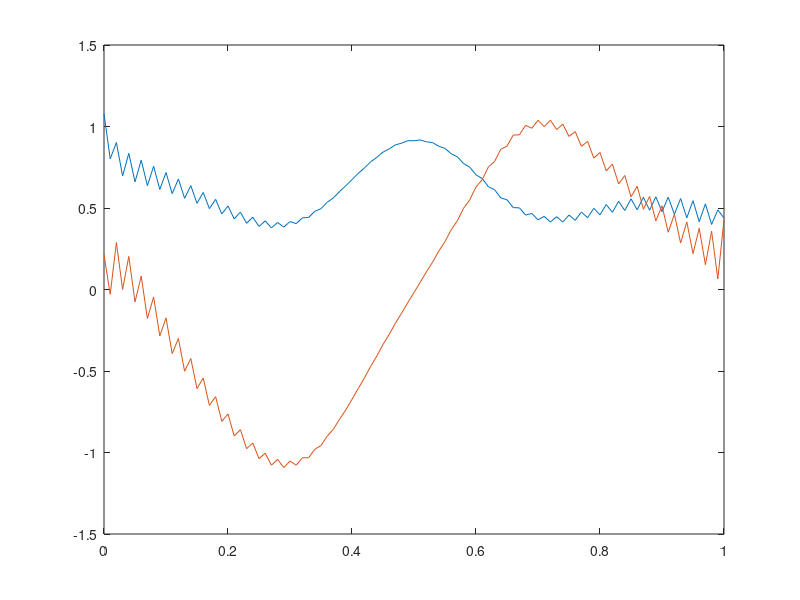

Recreate this plot in MATLAB.
%initialize parameters
t0=0;
tf=1;
L=100;
N=100;

%define space mesh
dx = 1/L;
x = 0:dx:1;
x = x';

%set inital funcitons  
InitialPressure = sin(pi * x)';
InitialVelocity = cos(pi * x)';


% define time mesh
dt = dx;
t = t0:dt:tf;

%wave speed details
rho0 = 2;                 %density
K0 = .25;                   %bulk modulus
rho1=3;
K1=.33;
%impedence, does this vary????
Z0 = rho0 * K0;             
Z1=rho1*K1;
%Zmatrix=[Z1 Z0;1 1];

A = [0 K0; 1 / rho0 0];       %wave speed
R = [-Z0 Z0 ; 1 1];         

%CFL number
mu = A*dt/dx;

%preallocate u, set initial value using intital condition
U =struct('PressureEdge1', zeros(N+1,L+1), 'VelocityEdge1',zeros(N+1,L+1),...
    'PressureEdge2', zeros(N+1,L+1), 'VelocityEdge2',zeros(N+1,L+1));
U(:).PressureEdge1(1,:) = InitialPressure(1:N+1);
U(:).VelocityEdge1(1,:) = InitialVelocity(1:N+1);
U(:).PressureEdge2(1,:) = InitialPressure(N+1:end);
U(:).VelocityEdge2(1,:) = InitialVelocity(N+1:end);



%struct to store w,z at junctions
%w left moving 
%z right moving
C=struct('w0', zeros(N+1,2), 'z0',zeros(N+1,2),...
    'w1', zeros(N+1,2), 'z1',zeros(N+1,2));

%loop through time
for n=1:N
    %loop through space
    for j=2:L
%u(n + 1,j)= (u(n,j - 1) + u(n,j + 1))/2 -(mu/2)*(u(n,j + 1) - u(n,j - 1))

      prev=(cell2mat({U.PressureEdge1(n,j-1),U.VelocityEdge1(n,j-1)}))';
      next=(cell2mat({U.PressureEdge1(n,j+1),U.VelocityEdge1(n,j+1)}))';
      newU= (prev + next)/ 2 - (mu/ 2) * (next - prev);

      U.PressureEdge1(n + 1 , j)=newU(1);
      U.VelocityEdge1(n + 1 , j)=newU(2);
      
      prev=(cell2mat({U.PressureEdge2(n,j-1),U.VelocityEdge2(n,j-1)}))';
      next=(cell2mat({U.PressureEdge2(n,j+1),U.VelocityEdge2(n,j+1)}))';
      newU= (prev + next)/ 2 - (mu/ 2) * (next - prev);

      U.PressureEdge2(n + 1 , j)=newU(1);
      U.VelocityEdge2(n + 1 , j)=newU(2);
    end

    %Jucntions
    j=1;

    %calc chars using pres/vel
    prev=(cell2mat({U.PressureEdge1(n,j),U.VelocityEdge1(n,j)}))';
    prev= R*prev;
    next=(cell2mat({U.PressureEdge1(n,j+1),U.VelocityEdge1(n,j+1)}))';
    next= R*next;
    
    %z(x^n)=mu*(z_(L)-z_(L-1))+z_L...linear interpolation for known char
    curr = prev - mu*(prev - next);
    %set w char value at junction 
    C.w0(n+1,j)=curr(1);

    %calc chars using pres/vel
    j = L+1;
    prev=(cell2mat({U.PressureEdge1(n,j-1),U.VelocityEdge1(n,j-1)}))';
    prev=R*prev;
    next=(cell2mat({U.PressureEdge1(n,j),U.VelocityEdge1(n,j)}))';
    next=R*next;
    
    %w(x^n)=mu*(z_(L)-z_(L-1))+z_L...linear interpolation for known char
    curr = mu*(prev - next) + prev;
    
    %set w char value at junction 
    C.z1(n+1,2)=curr(2);
    
    %calc unk chars at juction using known chars.  Solve system Ax=b using
    %interpolated chars 
    knownchars = (cell2mat({C.w0(n+1,1),C.z1(n+1,2)}))';
    knownchars = [-Z0 -Z1;-1 1]*knownchars;
    unkchars = [-Z1 -Z0; -1 1] \ knownchars ;
    C.w1(n+1,2) = unkchars(1);
    C.z0(n+1,1) = unkchars(2);
  
    %calc press/vel using chars
    j=1;
    newC = (cell2mat({C.w0(n+1,1),C.z0(n+1,1)}))';
    newU = R \ newC;
    U.PressureEdge1(n+1,j) = newU(1);
    U.VelocityEdge1(n+1,j) = newU(2);
    
    %calc press/vel using chars
    j=L+1;
    newC = (cell2mat({C.w1(n+1,2),C.z1(n+1,2)}))';
    newU = R \ newC;
    U.PressureEdge1(n+1,j) = newU(1);
    U.VelocityEdge1(n+1,j) = newU(2);

end

clf
%figure(glf)
% hold on
for i=1:L
   
    plot(x(1:N+1),U.PressureEdge1(i,:),x(1:N+1),U.VelocityEdge1(i,:))
	axis([0 1 -1.5 1.5])
    pause(.05)
    drawnow
    
end
hold off
